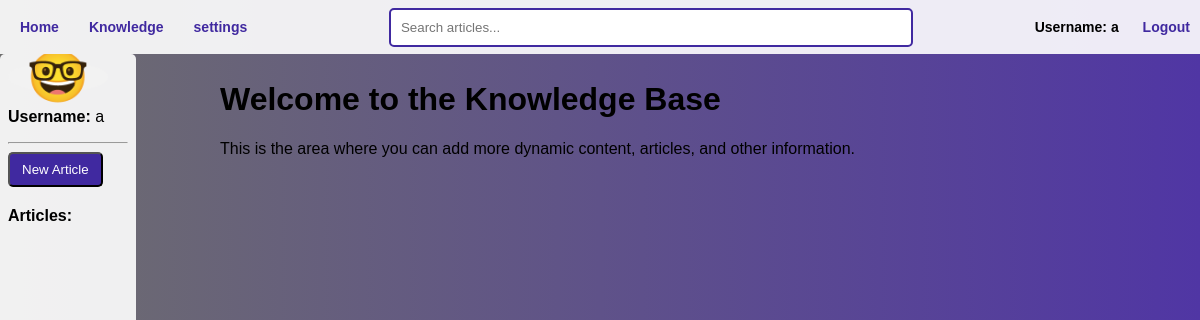
Before: /knowledge (signed in) with the older database file.
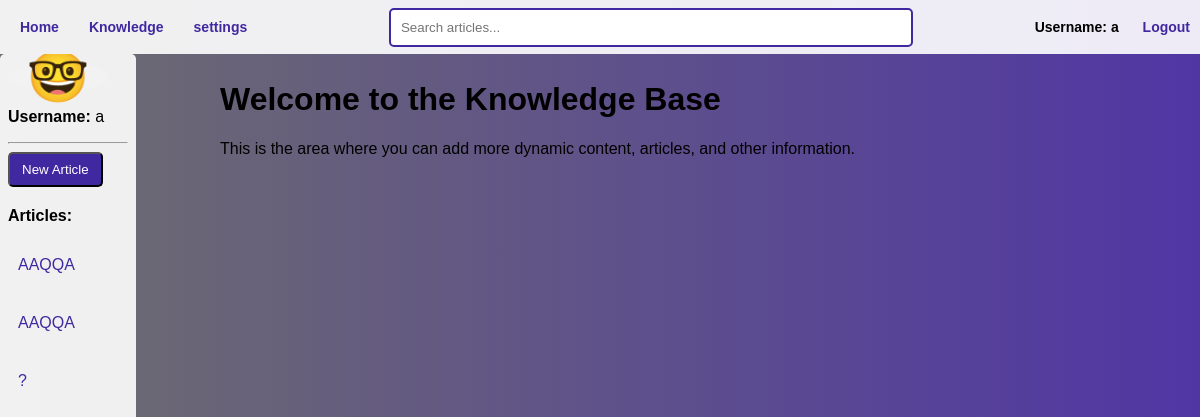
After: the same page with the newer database file.
### models.py (models this page shows)
class Base(DeclarativeBase):
    pass

class Article(Base):
    __tablename__ = "articles"
    id = Column(Integer, primary_key=True)
    title = Column(String(255), nullable=False)
    content = Column(Text, nullable=False)
    author = Column(String(100), nullable=False)
    publish_date = Column(DateTime, nullable=False)
    comments = relationship("Comment", order_by="Comment.id", back_populates="article")

### app.py (the view)
@app.route('/knowledge')
def show_knowledge():
    username = session.get('username')
    if not username:
        return redirect(url_for('login'))
    user = db.get_user(username)
    if not user:
        return redirect(url_for('login'))
    articles = db.get_all_articles()
    can_delete_comments = user.role in ['admin', 'staff']
    return render_template('knowledge.jinja', username=username, articles=articles, can_delete_comments=can_delete_comments)

### db.py (called while the page is built)
def get_user(username: str):
    with Session(engine) as session:
        return session.get(User, username)

def get_all_articles():
    with Session(engine) as session:  # 确保使用了正确的 engine 对象
        return session.query(Article).all()

### templates/knowledge.jinja (shortened to what this page needs)
{% extends 'base.jinja' %}
{% block content %}
<nav class="top-nav">
    <div class="nav-group">
        <a href="/home?username={{ username }}" class="nav-link">Home</a>
        <a href="/knowledge" class="nav-link">Knowledge</a>
        <a href="/settings" class="nav-link">settings</a>
    </div>
    <div class="search-container">
        <input type="text" placeholder="Search articles..." class="search-bar">
    </div>
    <div class="nav-group">
        <ol style="list-style: none; padding: 0;">
            <li style="display: inline-block; margin-right: 10px;">
                Username: {{ username }}
            </li>
            <li style="display: inline-block;">
                <a href="javascript:void(0)" onclick="logoutAndClearStorage()" class="btn">Logout</a>
            </li>
        </ol>
    </div>
</nav>
<nav class="side-nav">
    <div class="user-avatar">🤓</div>
    <p><strong>Username:</strong> {{ username }}</p>
    <hr>
    <button class="btn-new-article" onclick="location.href='{{ url_for('new_article_form') }}'">New Article</button>
    <p><strong>Articles:</strong></p>
    <ul>
        {% for article in articles %}
            <li><a href="javascript:void(0);" onclick="loadArticle({{ article.id }})" class="nav-link">{{ article.title }}</a></li>
        {% endfor %}
    </ul>
</nav>
<div class="content-area">
    <h1>Welcome to the Knowledge Base</h1>
    <p>This is the area where you can add more dynamic content, articles, and other information.</p>
</div>
{% endblock %}

### templates/base.jinja (shortened to what this page needs)
<!DOCTYPE html>
<html>
    <head>
    </head>
    <body>
        {% block content %} {% endblock %}
    </body>
</html>

### templates/knowledge.jinja (style rules this page uses)
body { font-family: 'Arial', sans-serif; background: linear-gradient(to right, #6e6e6e, #5036a4); display: flex; flex-direction: row; height: 100vh; margin: 0; }
.top-nav { width: 100%; background-color: rgba(255, 255, 255, 0.9); padding: 5px 10px; display: flex; justify-content: space-between; align-items: center; position: fixed; top: 0; left: 0; z-index: 1000; font-size: 14px; font-weight: bold; }
.nav-group { display: flex; }
.search-container { flex-grow: 1; display: flex; justify-content: center; padding: 0 10px; }
.search-bar { width: 100%; max-width: 500px; }
.user-avatar { width: 100px; height: 30px; border-radius: 50%; background-color: #f2f2f2; display: flex; justify-content: center; align-items: center; font-size: 50px; margin-right: 0px; }
.side-nav { width: 120px; background-color: rgba(255, 255, 255, 0.9); padding: 8px; border-radius: 5px; height: 100%; overflow-y: auto; position: fixed; top: 54px; bottom: 0; left: 0; z-index: 1000; }
.side-nav ul { padding: 0; list-style: none; margin: 0; }
.side-nav li { white-space: nowrap; overflow: hidden; text-overflow: ellipsis; padding: 5px 0; margin-bottom: 10px; }
.side-nav a { display: block; text-decoration: none; color: #4029a0; }
.content-area { margin-left: 200px; margin-top: 40px; margin-right: 320px; flex-grow: 1; padding: 20px; overflow-y: auto; }
.content-area * { white-space: pre-wrap; }
.search-bar { padding: 10px; width: calc(100% - 200px); border: 2px solid #4029a0; border-radius: 5px; color: #4029a0; }
.nav-link, .btn { padding: 10px; margin-right: 10px; color: #4029a0; text-decoration: none; }
.btn-new-article { background-color: #4029a0; color: #fff; padding: 8px 12px; border-radius: 5px; display: block; margin-bottom: 20px; text-align: center; }

Changed rows visible on the page:
added Article: title "AAQQA"
added Article: title "AAQQA"
added Article: title "?"
